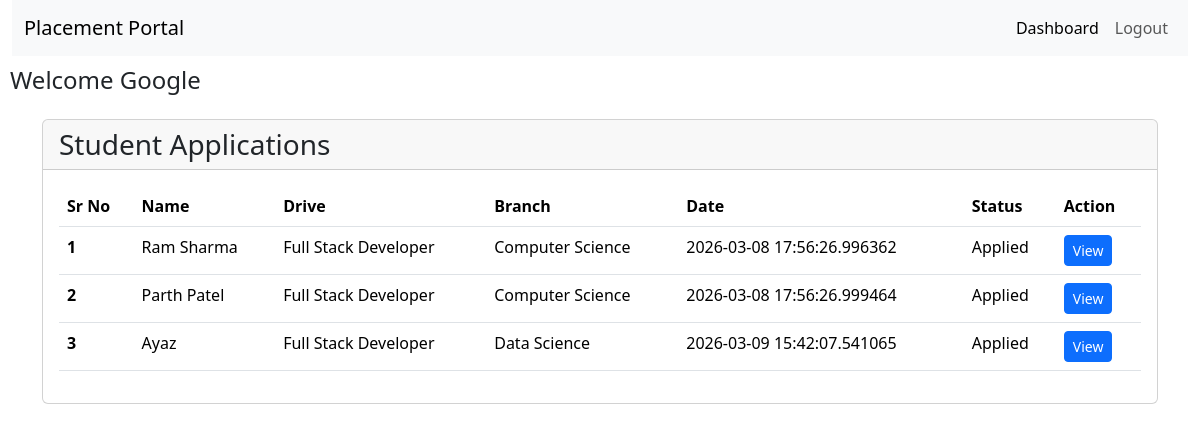
/company/view_applicants/1 (signed in), run on an earlier commit of the app's database.
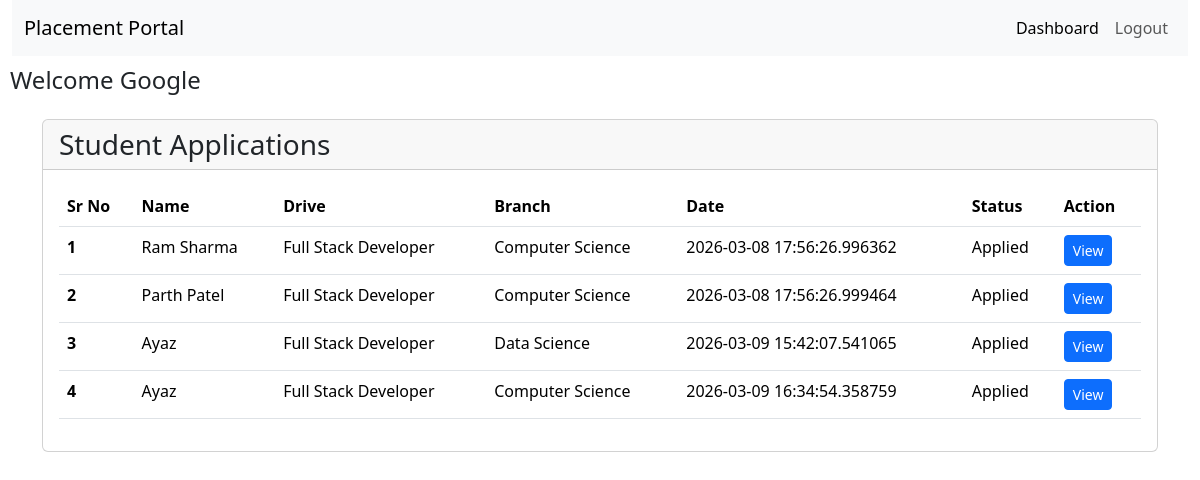
And on a later commit of the database.
### backend/models.py (models this page shows, shortened)
class Application(db.Model):
    __tablename__ = "application"
    application_id = db.Column(db.Integer, primary_key=True, autoincrement=True)
    student_id = db.Column(db.Integer, db.ForeignKey('student.student_id'),
                           nullable=False)
    drive_id = db.Column(db.Integer, db.ForeignKey('drive.drive_id'),
                         nullable=False)
    resume_id = db.Column(db.Integer, db.ForeignKey('resume.id'),
                          nullable=False)
    applied_at = db.Column(db.DateTime, default=datetime.utcnow)
    status = db.Column(db.String(20), default="Applied")
    updated_at = db.Column(db.DateTime, default=datetime.utcnow,
                           onupdate=datetime.utcnow)
    __table_args__ = (
        db.UniqueConstraint('student_id', 'drive_id', name='unique_application'),
    )
    resume = db.relationship('Resume', backref='resume', lazy=True)

class Student(db.Model, UserMixin):
    __tablename__ = "student"
    student_id = db.Column(db.Integer, primary_key=True, autoincrement=True)
    full_name = db.Column(db.String(100), nullable=False)
    email = db.Column(db.String(120), unique=True, nullable=False)
    password = db.Column(db.String(255), nullable=False)
    phone = db.Column(db.String(15), unique=True, nullable=False)
    branch = db.Column(db.String(100), nullable=False)
    institute = db.Column(db.String(150))
    cgpa = db.Column(db.Float)
    grad_year = db.Column(db.Integer)
    is_active = db.Column(db.Boolean, default=True)
    registered_at = db.Column(db.DateTime, default=datetime.utcnow)
    applications = db.relationship('Application', backref='student', lazy=True)
    resume = db.relationship('Resume', backref='student', uselist=False)
    placements = db.relationship('Placement', backref='student', lazy=True,
                                 foreign_keys='Placement.student_id')

class Placement_Drive(db.Model):
    __tablename__ = "drive"
    drive_id = db.Column(db.Integer, primary_key=True, autoincrement=True)
    company_id = db.Column(db.Integer, db.ForeignKey('company.company_id'),
                           nullable=False)
    job_title = db.Column(db.String(150), nullable=False)
    job_description = db.Column(db.Text)
    eligibility = db.Column(db.Text, nullable=False)
    location = db.Column(db.String(100), nullable=False)
    deadline = db.Column(db.DateTime, nullable=False)
    status = db.Column(db.String(20), nullable=False, default="Pending")
    created_at = db.Column(db.DateTime, default=datetime.utcnow)
    salary_range = db.Column(db.String(100))
    required_skills = db.Column(db.Text)
    is_active = db.Column(db.Boolean, default=True)
    applications = db.relationship('Application', backref='drive', lazy=True)

### backend/routes.py (the view)
@app.route("/company/view_applicants/<int:drive_id>")
@login_required
def view_applications(drive_id):
    if isinstance(current_user, Company):
        applications = Application.query.filter_by(drive_id=drive_id).all()
        return render_template("company/view_applicants.html",
                               applications=applications)
    return "You are not Authorized", 403

### app.py (called while the page is built)
def create_app():
    app = Flask(__name__)
    app.config["SQLALCHEMY_DATABASE_URI"] = "sqlite:///mydb.sqlite"
    app.config["SECRET_KEY"] = "mysecretkey"
    app.config["UPLOAD_FOLDER"] = "static/resumes"
    db.init_app(app)
    login_manager = LoginManager(app)
    login_manager.login_view = "login"
    @login_manager.user_loader
    def load_user(user_id):
        from backend.models import Admin, Student, Company
        if "-" not in user_id:
            return None
        role, id = user_id.split("-")
        id = int(id)
        if role == "admin":
            return Admin.query.get(id)
        elif role == "student":
            return Student.query.filter_by(student_id=id).first()
        elif role == "company":
            return Company.query.filter_by(company_id=id).first()
        return None
    app.app_context().push()
    return app

### templates/company/view_applicants.html (shortened to what this page needs)
<!DOCTYPE html>
<html lang="en">
<head>
    <link href="https://cdn.jsdelivr.net/npm/bootstrap@5.3.8/dist/css/bootstrap.min.css" rel="stylesheet"
>
</head>
<body>
    <div class="container-fluid">
        <nav class="navbar navbar-expand-lg bg-body-tertiary">
            <div class="container-fluid">
                <a class="navbar-brand" href="/">Placement Portal</a>
                <div class="collapse navbar-collapse" id="navbarSupportedContent">
                    <ul class="navbar-nav mb-2 mb-lg-0 ms-auto">
                        <li class="nav-item">
                            <a class="nav-link active" href="/dashboard/company">Dashboard</a>
                        </li>
                        <li class="nav-item">
                            <a class="nav-link" href="/logout">Logout</a>
                        </li>
                    </ul>
                </div>
            </div>
        </nav>
    </div>
    <h1 style="font-size: 1.5rem; margin: 10px;">Welcome {{ current_user.company_name }}</h1>
    <div class="container mt-4">
        <div class="card mb-4">
            <div class="card-header">
                <h3 class="mb-0">Student Applications</h3>
            </div>
            <div class="card-body">
                <table class="table">
                    <thead>
                        <tr>
                            <th scope="col">Sr No</th>
                            <th scope="col">Name</th>
                            <th scope="col">Drive</th>
                            <th scope="col">Branch</th>
                            <th scope="col">Date</th>
                            <th scope="col">Status</th>
                            <th scope="col">Action</th>
                        </tr>
                    </thead>
                    <tbody>
                        {% for a in applications %}
                        <tr>
                            <th scope="row">{{loop.index }}</th>
                            <td>{{ a.student.full_name }}</td>
                            <td>{{ a.drive.job_title }}</td>
                            <td>{{ a.student.branch }}</td>
                            <td>{{ a.applied_at }}</td>
                            <td>{{ a.status }}</td>
                            <td>
                                <a href="/dashboard/application/{{ a.application_id }}"
                                   class="btn btn-primary btn-sm">View</a>
                            </td>
                        </tr>
                        {% endfor %}
                    </tbody>
                </table>
            </div>
        </div>
    </div>
</body>
</html>

What changed in the data, as far as the page shows it:
added Application: student.full_name "Ayaz", drive.job_title "Full Stack Developer", student.branch "Computer Science", applied_at "2026-03-09 16:34:54.358759", status "Applied"
